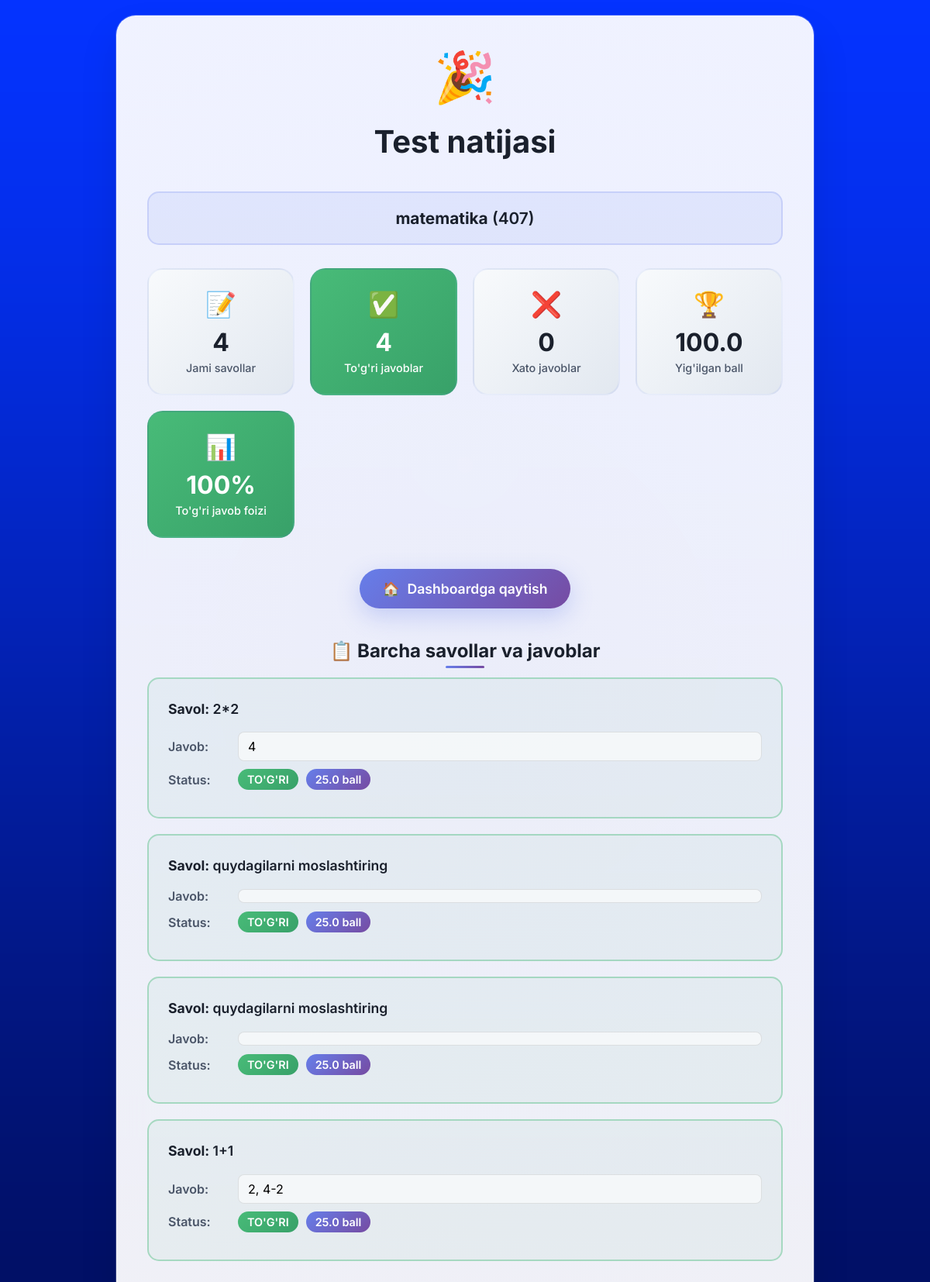
Screenshot of /api/test-api/result/70/ (signed in) with the database file from the repository.
### main/models.py (models this page shows, shortened)
class StudentTest(models.Model):
    student = models.ForeignKey(User, on_delete=models.CASCADE, related_name='student_tests', verbose_name="Talaba")
    test = models.ForeignKey(Test, on_delete=models.CASCADE, related_name='student_tests', verbose_name="Test")
    group = models.ForeignKey('Group', on_delete=models.CASCADE, null=True, blank=True, verbose_name="Guruh")
    subject = models.ForeignKey('Subject', on_delete=models.CASCADE, null=True, blank=True, verbose_name="Fan")
    semester = models.ForeignKey('Semester', on_delete=models.CASCADE, null=True, blank=True, verbose_name="Semestr")
    start_time = models.DateTimeField(auto_now_add=True, verbose_name="Boshlangan vaqt")
    end_time = models.DateTimeField(blank=True, null=True, verbose_name="Tugagan vaqt")
    total_score = models.FloatField(default=0, verbose_name="Umumiy ball")
    completed = models.BooleanField(default=False, verbose_name="Tugatilganmi")
    question_ids = models.JSONField(default=list, blank=True, verbose_name="Tanlangan savollar ID")
    can_retake = models.BooleanField(default=False, verbose_name="Qayta topshirishga ruxsat (controller)")
    overridden_score = models.FloatField(null=True, blank=True, verbose_name="Qo'lda o'zgartirilgan ball")
    pass_override = models.BooleanField(default=False, verbose_name="Majburan o'tkazish (override)")
    override_reason = models.TextField(null=True, blank=True, verbose_name="O'zgartirish sababi")
    overridden_by = models.ForeignKey('User', null=True, blank=True, on_delete=models.SET_NULL, related_name='overridden_tests', verbose_name="Kim o'zgartirdi")
    overridden_at = models.DateTimeField(null=True, blank=True, verbose_name="O'zgartirilgan vaqt")
    class Meta:
        verbose_name = "Talaba testi"
        verbose_name_plural = "Talaba testlari"
        constraints = [
            models.UniqueConstraint(
                fields=['student', 'group', 'subject', 'semester'],
                condition=models.Q(completed=True, can_retake=False),
                name='unique_student_group_subject_semester_once'
            )
        ]

class Test(models.Model):
    group = models.ForeignKey('Group', on_delete=models.CASCADE, related_name='tests', verbose_name="Guruh", null=True, blank=True)
    subject = models.ForeignKey('Subject', on_delete=models.CASCADE, related_name='tests', verbose_name="Fan")
    created_by = models.ForeignKey(User, on_delete=models.SET_NULL, null=True, related_name='created_tests', verbose_name="Yaratuvchi (Controller)")
    kafedra = models.ForeignKey('Kafedra', on_delete=models.SET_NULL, null=True, blank=True, related_name='tests', verbose_name='Kafedra')
    bulim = models.ForeignKey('Bulim', on_delete=models.SET_NULL, null=True, blank=True, related_name='tests', verbose_name="Bo'lim")
    question_count = models.PositiveIntegerField(verbose_name="Savollar soni")
    total_score = models.PositiveIntegerField(verbose_name="Umumiy ball")
    duration = models.DurationField(verbose_name="Test muddati")
    minutes = models.PositiveIntegerField(verbose_name="Test vaqti (daqiqa)", default=30)
    pass_percent = models.PositiveIntegerField(verbose_name="O'tish foizi", default=56, help_text="Talabaning foiz natijasi shu qiymatdan >= bo'lsa o'tgan hisoblanadi")
    active = models.BooleanField(default=True, verbose_name="Faol testmi")
    created_at = models.DateTimeField(auto_now_add=True, verbose_name="Yaratilgan sana")
    start_time = models.DateTimeField(auto_now_add=True, verbose_name="Boshlanish vaqti", blank=True, null=True)
    class Meta:
        verbose_name = "Test"
        verbose_name_plural = "Testlar"

class Subject(models.Model):
    name = models.CharField(max_length=255, verbose_name="Fan nomi")
    created_at = models.DateTimeField(auto_now_add=True, verbose_name="Yaratilgan sana")
    class Meta:
        verbose_name = "Fan"
        verbose_name_plural = "Fanlar"

class Group(models.Model):
    faculty = models.ForeignKey(Faculty, on_delete=models.CASCADE, related_name='groups', verbose_name="Fakultet")
    name = models.CharField(max_length=100, verbose_name="Guruh nomi")
    created_at = models.DateTimeField(auto_now_add=True, verbose_name="Yaratilgan sana")
    class Meta:
        verbose_name = "Guruh"
        verbose_name_plural = "Guruhlar"

class StudentAnswer(models.Model):
    student_test = models.ForeignKey(StudentTest, on_delete=models.CASCADE, related_name='answers', verbose_name="Talaba testi")
    question = models.ForeignKey(Question, on_delete=models.CASCADE, verbose_name="Savol")
    answer_option = models.ManyToManyField(AnswerOption, blank=True, verbose_name="Tanlangan javoblar")
    text_answer = models.TextField(blank=True, null=True, verbose_name="Matnli javob")
    is_correct = models.BooleanField(default=False, verbose_name="To‘g‘ri javobmi")
    score = models.FloatField(default=0, verbose_name="Ball")
    class Meta:
        verbose_name = "Talaba javobi"
        verbose_name_plural = "Talaba javoblari"

class Question(models.Model):
    QUESTION_TYPE_CHOICES = (
        ('single_choice', 'Bitta to‘g‘ri javob'),
        ('multiple_choice', 'Ko‘p to‘g‘ri javob'),
        ('fill_in_blank', 'Bo‘sh joyni to‘ldirish'),
        ('sentence_ordering', 'Jumlalarni tartiblash'),
        ('true_false', 'To‘g‘ri/Yolg‘on'),
        ('matching', 'Moslashtirish'),
    )
    subject = models.ForeignKey(Subject, on_delete=models.CASCADE, related_name='questions', verbose_name="Fan")
    text = models.TextField(verbose_name="Savol matni")
    question_type = models.CharField(max_length=20, choices=QUESTION_TYPE_CHOICES, verbose_name="Savol turi")
    image = models.ImageField(upload_to='questions/', blank=True, null=True, verbose_name="Rasm")
    created_by = models.ForeignKey(User, on_delete=models.SET_NULL, null=True, verbose_name="Yaratuvchi")
    created_at = models.DateTimeField(auto_now_add=True, verbose_name="Yaratilgan sana")
    updated_at = models.DateTimeField(auto_now=True, verbose_name="Yangilangan sana")
    class Meta:
        verbose_name = "Savol"
        verbose_name_plural = "Savollar"

class AnswerOption(models.Model):
    question = models.ForeignKey(Question, on_delete=models.CASCADE, related_name='answer_options', verbose_name="Savol")
    text = models.TextField(verbose_name="Javob matni", blank=True)  # Single/multi/fill uchun
    is_correct = models.BooleanField(default=False, verbose_name="To‘g‘ri javobmi")
    created_at = models.DateTimeField(auto_now_add=True, verbose_name="Yaratilgan sana")
    left = models.CharField(max_length=255, blank=True, null=True, verbose_name="So‘z (chap)")
    right = models.CharField(max_length=255, blank=True, null=True, verbose_name="Javob (o‘ng)")
    image = models.ImageField(upload_to='matching_answers/', blank=True, null=True, verbose_name="Matching javob rasm")
    class Meta:
        verbose_name = "Javob varianti"
        verbose_name_plural = "Javob variantlari"

### main/views_test_api.py (the view)
def testapi_result(request, stest_id):
    if not request.user.is_authenticated:
        return redirect('/api/login/')
    stest = StudentTest.objects.get(id=stest_id)
    question_ids = stest.question_ids if stest.question_ids else []
    if not question_ids:
        question_ids = request.session.get(f'test_{stest.test.id}_question_ids', [])
    if question_ids:
        answers = StudentAnswer.objects.filter(student_test=stest, question_id__in=question_ids)
    else:
        answers = StudentAnswer.objects.filter(student_test=stest)
    total = answers.count()
    correct = answers.filter(is_correct=True).count()
    incorrect = total - correct
    score = sum([a.score for a in answers])
    percent = int((correct / total) * 100) if total else 0
    detailed_answers = []
    for answer in answers:
        question = answer.question
        user_answer = ""
        correct_answer = ""
        if question.question_type == 'single_choice':
            if answer.answer_option.exists():
                user_answer = answer.answer_option.first().text
            correct_option = question.answer_options.filter(is_correct=True).first()
            correct_answer = correct_option.text if correct_option else ""
        elif question.question_type == 'multiple_choice':
            user_answer = ", ".join([opt.text for opt in answer.answer_option.all()])
            correct_answer = ", ".join([opt.text for opt in question.answer_options.filter(is_correct=True)])
        elif question.question_type in ['fill_in_blank', 'true_false', 'sentence_ordering']:
            user_answer = answer.text_answer or ""
            correct_option = question.answer_options.filter(is_correct=True).first()
            correct_answer = correct_option.text if correct_option else ""
        elif question.question_type == 'matching':
            user_answer = "Moslashtirish javobi"
            correct_answer = "To'g'ri moslashtirish"
        detailed_answers.append({
            'question': question,
            'user_answer': user_answer,
            'correct_answer': correct_answer,
            'is_correct': answer.is_correct,
            'score': answer.score
        })
    return render(request, 'test_api/result.html', {
        'stest': stest,
        'total': total,
        'correct': correct,
        'incorrect': incorrect,
        'score': score,
        'percent': percent,
        'answers': answers,
        'detailed_answers': detailed_answers
    })

### main/templates/test_api/result.html (shortened to what this page needs)
<!DOCTYPE html>
<html lang="uz">
<head>
</head>
<body>
    <div class="result-container">
        <div class="result-header">
            <span class="result-icon">🎉</span>
            <h2>Test natijasi</h2>
        </div>
        <div class="test-info">
            <div class="test-name">
                <strong>{{ stest.test.subject.name }}</strong> ({{ stest.test.group.name }})
            </div>
        </div>
        <div class="stats-grid">
            <div class="stat-card">
                <span class="stat-icon">📝</span>
                <div class="stat-value">{{ total }}</div>
                <div class="stat-label">Jami savollar</div>
            </div>
            <div class="stat-card success-stat">
                <span class="stat-icon">✅</span>
                <div class="stat-value">{{ correct }}</div>
                <div class="stat-label">To'g'ri javoblar</div>
            </div>
            <div class="stat-card">
                <span class="stat-icon">❌</span>
                <div class="stat-value">{{ incorrect }}</div>
                <div class="stat-label">Xato javoblar</div>
            </div>
            <div class="stat-card">
                <span class="stat-icon">🏆</span>
                <div class="stat-value">{{ score }}</div>
                <div class="stat-label">Yig'ilgan ball</div>
            </div>
            <div class="stat-card success-stat">
                <span class="stat-icon">📊</span>
                <div class="stat-value">{{ percent }}%</div>
                <div class="stat-label">To'g'ri javob foizi</div>
            </div>
        </div>
        <div class="actions-section">
            {% if request.user.role == 'student' %}
                <a href="/api/test-api/dashboard/" class="action-button">
                    <span>🏠</span>
                    <span>Dashboardga qaytish</span>
                </a>
            {% elif request.user.role == 'tutor' %}
                <a href="/api/login/tutor/dashboard/" class="action-button">
                    <span>🏠</span>
                    <span>Dashboardga qaytish</span>
                </a>
            {% elif request.user.role == 'employee' %}
                <a href="/api/login/employee/dashboard/" class="action-button">
                    <span>🏠</span>
                    <span>Dashboardga qaytish</span>
                </a>
            {% else %}
                <a href="/api/test-api/dashboard/" class="action-button">
                    <span>🏠</span>
                    <span>Dashboardga qaytish</span>
                </a>
            {% endif %}
        </div>
        <div class="details-section">
            <h3 class="section-title">📋 Barcha savollar va javoblar</h3>
            <ul class="questions-list">
                {% for answer in answers %}
                <li class="question-item {% if answer.is_correct %}correct{% else %}incorrect{% endif %}">
                    <div class="question-text">
                        <strong>Savol:</strong> {{ answer.question.text }}
                    </div>
                    <div class="answer-row">
                        <span class="answer-label">Javob:</span>
                        <div class="answer-content">
                            {% if answer.text_answer %}
                                {{ answer.text_answer }}
                            {% else %}
                                {% for opt in answer.answer_option.all %}
                                    {{ opt.text }}{% if not forloop.last %}, {% endif %}
                                {% endfor %}
                            {% endif %}
                        </div>
                    </div>
                    <div class="answer-row">
                        <span class="answer-label">Status:</span>
                        <span class="status-badge {% if answer.is_correct %}status-correct{% else %}status-incorrect{% endif %}">
                            {% if answer.is_correct %}To'g'ri{% else %}Xato{% endif %}
                        </span>
                        <span class="score-badge">{{ answer.score }} ball</span>
                    </div>
                </li>
                {% endfor %}
            </ul>
        </div>
    </div>
</body>
</html>

### rows the page displays
StudentTest: test.subject.name "matematika", test.group.name "407"
StudentAnswer: question.text "2*2", is_correct "TO'G'RI", score "25.0"
AnswerOption: text "4"
StudentAnswer: question.text "quydagilarni moslashtiring", is_correct "TO'G'RI", score "25.0"
StudentAnswer: question.text "quydagilarni moslashtiring", is_correct "TO'G'RI", score "25.0"
StudentAnswer: question.text "1+1", is_correct "TO'G'RI", score "25.0"
AnswerOption: text "2"
AnswerOption: text "4-2"

### other values shown
{{ total }} "4"
{{ correct }} "4"
{{ incorrect }} "0"
{{ score }} "100.0"
{{ percent }} "100"
